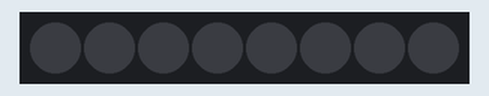
Bench run of a sketch on a simulated Arduino Uno, built with avr-gcc and run on an emulated ATmega328P. Shown: 8 RGB LEDs in strip order, left to right. Dim RGB values are drawn brighter than linear.

Above: at 0.1 s.
At 1.1 s:
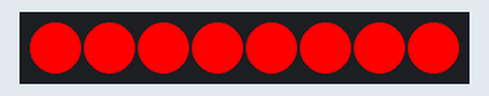
At 2.1 s:
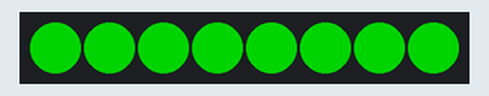
At 4.1 s:
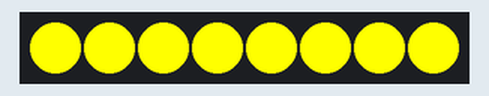
At 6.1 s:
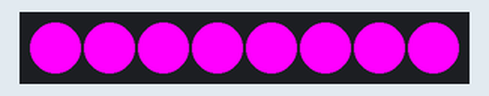
At 8.1 s:
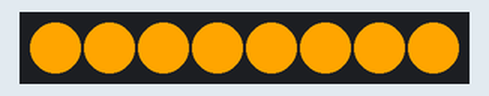
Timing chart, 0 to 40.0 s (numbered marks = the images above):
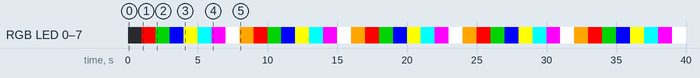

The sketch:

RGB.ino
```cpp
#include <FastLED.h>

#define LED_PIN    4
#define NUM_LEDS   8

CRGB leds[NUM_LEDS];

/* VARIABLES TO HOLD TIMING  */
unsigned long previousMillis = 0;

/* INTERVAL FOR COLOR CHANGE (IN MILLISECONDS) */
const long colorChangeInterval = 1000; /* CHANGE COLOR EVERY SECOND  */
int currentColor = 0;                  /* INDEX FOR COLORS ARRAY  */

/* ARRAY OF COLORS FOR THE RGB LED  */
CRGB colors[] = {
  CRGB::Red,
  CRGB::Green,
  CRGB::Blue,
  CRGB::Yellow,
  CRGB::Cyan,
  CRGB::Magenta,
  CRGB::White,
  CRGB::Orange
};

void setup() {
  /* INITIALIZE THE LED STRIP   */
  FastLED.addLeds<WS2812B, LED_PIN, GRB>(leds, NUM_LEDS);
  FastLED.clear(); /* CLEAR THE LEDS TO START */
  FastLED.show();  /* UPDATE THE LED STRIP  */
}

void loop() {
  /* GET THE CURRENT TIME  */
  unsigned long currentMillis = millis();

  /* CHECK IF IT'S TIME TO CHANGE THE COLOR  */
  if (currentMillis - previousMillis >= colorChangeInterval) {
    previousMillis = currentMillis; /* SAVE THE LAST TIME THE COLOR CHANGED */

    /* SET THE NEW COLOR FOR ALL LEDS  */
    fill_solid(leds, NUM_LEDS, colors[currentColor]);
    FastLED.show(); /* UPDATE THE LEDS */

    /* MOVE TO THE NEXT COLOR  */
    currentColor++;
    if (currentColor >= (sizeof(colors) / sizeof(colors[0]))) {
      currentColor = 0; /* RESET TO THE FIRST COLOR IF AT THE END OF THE ARRAY  */
    }
  }
}  
```

Measured:
- by itself, RGB LED 0–7: repeats every 8.0 s: RGB(0, 128, 0) 1.0 s, RGB(0, 0, 255) 1.0 s, RGB(255, 255, 0) 1.0 s, RGB(0, 255, 255) 1.0 s, RGB(255, 0, 255) 1.0 s, RGB(255, 255, 255) 1.0 s, RGB(255, 165, 0) 1.0 s, RGB(255, 0, 0) 1.0 s
- by itself, everything shown: repeats every 8.0 s, in 8 steps
- what the display in image 1 shows lasts 1.0 s, from 1.0 s to 2.0 s
